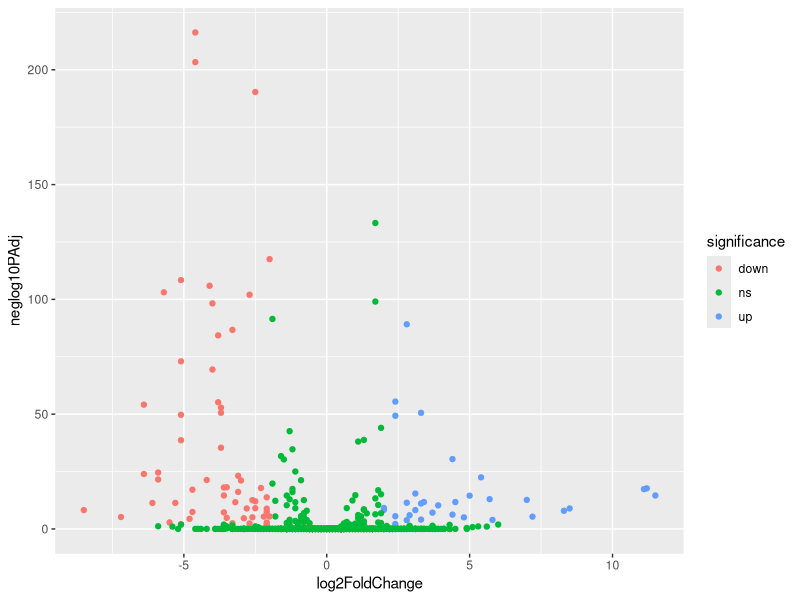

This chart was generated by the following R code:
library(tidyverse)

deg <- read.csv("./deg.csv")
ggplot(deg, aes(x=log2FoldChange, y=neglog10PAdj, color=significance)) + geom_point()
